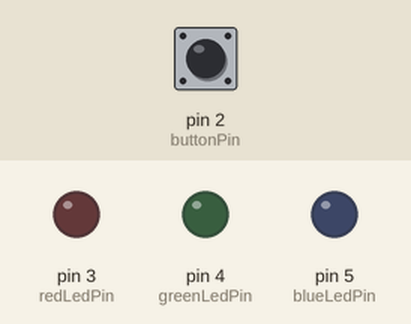
This sketch was run on a simulated Arduino Uno, built with avr-gcc and run on an emulated ATmega328P. Parts: output pins drawn as LEDs (lit = HIGH). The test bench sets the inputs (shaded band); at power-on: pin 2 (buttonPin) HIGH.

Above: at 1.2 s.
1.3 s: pin 2 (buttonPin) pulled LOW for 0.15 s
At 2.6 s:
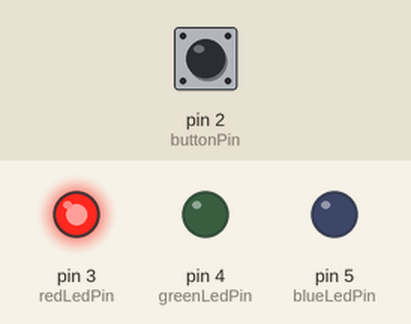
2.9 s: pin 2 (buttonPin) pulled LOW for 1 s
At 5.1 s:
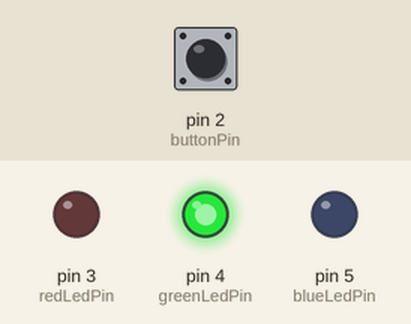
5.4 s: pin 2 (buttonPin) pulled LOW for 0.15 s
At 6.7 s:
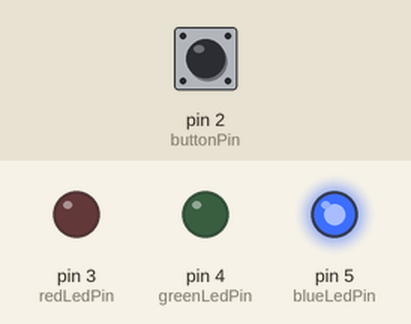
7.0 s: pin 2 (buttonPin) pulled LOW for 3.2 s
At 11.1 s:
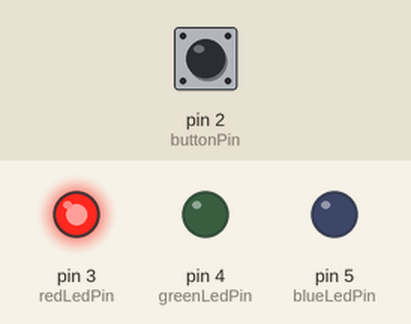
Timing chart, 0 to 12.6 s (numbered marks = the images above; inputs shaded):
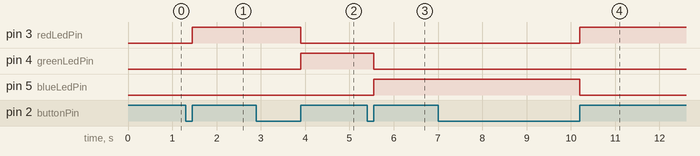

The sketch:

3LEDsDebounce.ino
```cpp
const int buttonPin = 2;            // Pin connected to the button
const int redLedPin = 3;            // Pin connected to the red LED
const int greenLedPin = 4;           // Pin connected to the blue LED
const int blueLedPin = 5;          // Pin connected to the green LED
const int debounceThreshold = 4;    // Threshold for debounce count

int lastButtonState = LOW;          // Previous state of the button
int debounceCounter = 0;            // Counter for debounce
int state = -2;                      // Current state for the LEDs. Was having issues so the -2 was to put all the leds off instead of starting from red led
int buttonState;                    // the current reading fron the input pin. I added this but it turns out that I don't need it since I set the state to -2

void setup() {
  // Initialize the button pin as input
  pinMode(buttonPin, INPUT_PULLUP);

  // Initialize the LED pins as output
  pinMode(redLedPin, OUTPUT);
  pinMode(greenLedPin, OUTPUT);
  pinMode(blueLedPin, OUTPUT);

  // Turn off all the leds
  digitalWrite(redLedPin, LOW);  // Changed to low
  digitalWrite(greenLedPin, LOW);
  digitalWrite(blueLedPin, LOW);
}

void loop() {
  // Read the state of the button
  int reading = digitalRead(buttonPin);

  // Debounce the button
  if (reading == HIGH && lastButtonState == LOW) {
    debounceCounter++;
    if (debounceCounter >= debounceThreshold) {
      // Button press detected and debounced, change state
      state = (state + 1) % 3;

      // Update LEDs based on the current state
      switch (state) {
        case 0:
          digitalWrite(redLedPin, HIGH);
          digitalWrite(greenLedPin, LOW);
          digitalWrite(blueLedPin, LOW);
          break;
        case 1:
          digitalWrite(redLedPin, LOW);
          digitalWrite(greenLedPin, HIGH);
          digitalWrite(blueLedPin, LOW);
          break;
        case 2:
          digitalWrite(redLedPin, LOW);
          digitalWrite(greenLedPin, LOW);
          digitalWrite(blueLedPin, HIGH);
          break;
      }

      debounceCounter = 0;
      lastButtonState = HIGH;
    }
  } else if (reading == LOW) {
    lastButtonState = LOW;
    debounceCounter = 0;
  }

  // Small delay to avoid bouncing effects
  delay(1);
}
```

Measured:
- after the input at 1.3 s, pin 3 (redLedPin): LOW → HIGH after 0.15 s
- after the input at 2.9 s, pin 3 (redLedPin): HIGH → LOW after 1.0 s; pin 4 (greenLedPin): LOW → HIGH after 1.0 s
- after the input at 5.4 s, pin 4 (greenLedPin): HIGH → LOW after 0.15 s; pin 5 (blueLedPin): LOW → HIGH after 0.15 s
- after the input at 7.0 s, pin 3 (redLedPin): LOW → HIGH after 3.2 s; pin 5 (blueLedPin): HIGH → LOW after 3.2 s
